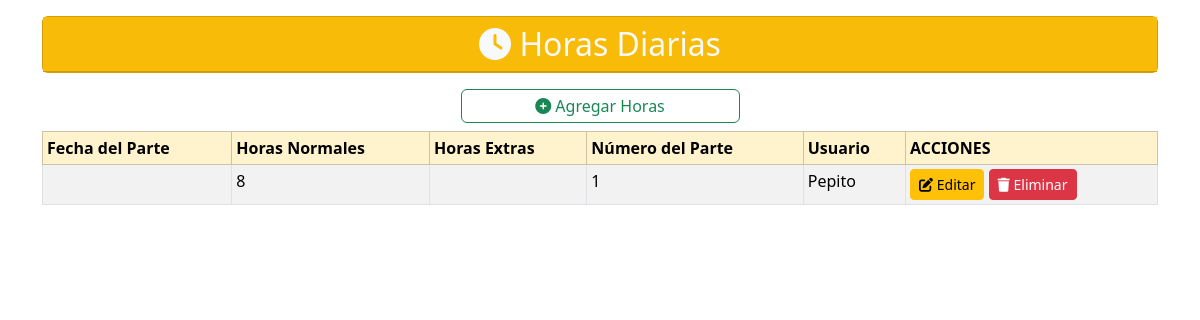
The app's page /assets/models/horas/horas.php, older data.
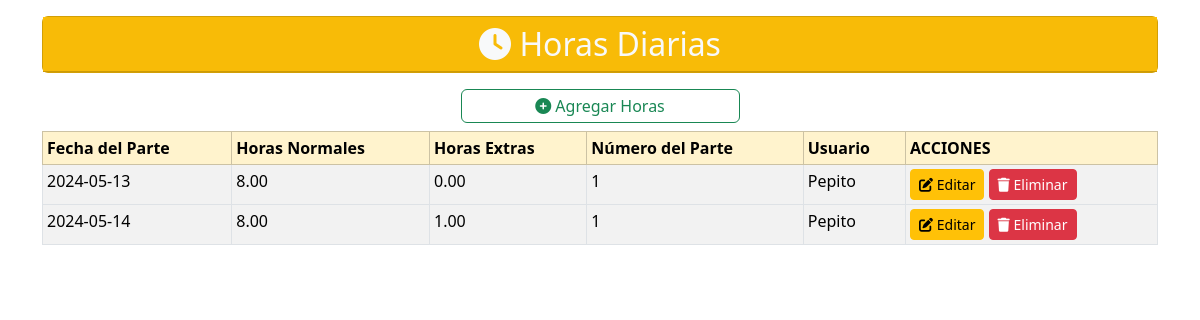
The same page, newer data.
### tables this page shows
CREATE TABLE `parteshoras` (
  `idParteHora` int(11) NOT NULL,
  `fecha` date DEFAULT NULL,
  `horasNormales` decimal(5,2) DEFAULT NULL,
  `horasExtras` decimal(5,2) DEFAULT NULL,
  `idParte` int(11) NOT NULL,
  `idUsuario` int(11) NOT NULL
);

CREATE TABLE `partes` (
  `idParte` int(11) NOT NULL,
  `fechaInicio` date DEFAULT NULL,
  `fechaFin` date DEFAULT NULL,
  `totalHorasNormales` decimal(5,2) DEFAULT NULL,
  `totalHorasExtras` decimal(5,2) DEFAULT NULL,
  `horasViaje` decimal(5,2) DEFAULT NULL,
  `comentarios` text DEFAULT NULL,
  `idUsuario` int(11) DEFAULT NULL,
  `idProyecto` int(11) DEFAULT NULL
);

CREATE TABLE `usuarios` (
  `idUsuario` int(11) NOT NULL,
  `usuario` varchar(50) NOT NULL,
  `password` varchar(100) NOT NULL,
  `nombre` varchar(50) DEFAULT NULL,
  `apellidos` varchar(100) DEFAULT NULL,
  `direccion` varchar(100) DEFAULT NULL,
  `telefono` varchar(9) DEFAULT NULL,
  `email` varchar(50) DEFAULT NULL,
  `idRol` int(5) NOT NULL
);

### assets/models/horas/horas.php (the view, shortened to what this page needs)
<?php
require '../../config/conexion.php';
$consultaHora = $conexionbd->prepare("SELECT partesHoras.idParteHora, partesHoras.fecha, partesHoras.horasNormales, partesHoras.horasExtras, partes.idParte, usuarios.nombre AS nombreUsuario
    FROM partesHoras
    INNER JOIN partes ON partesHoras.idParte = partes.idParte
    INNER JOIN usuarios ON partesHoras.idUsuario = usuarios.idUsuario");
$consultaHora->execute();
?>
<!DOCTYPE html>
<html lang="es">
<head>
    <link rel="stylesheet" href="/proyectoWT/assets/css/bootstrap.min.css">
    <link rel="stylesheet" href="/proyectoWT/assets/css/all.min.css">
</head>
<body>
    <div class="container py-3">
        <div class="card text-bg-warning mb-3">
            <span class="placeholder-wave col-12 placeholder-lg bg-warning">
                <h2 class="card-header text-center text-light"><i class="fa-solid fa-clock"></i> Horas Diarias</h2>
            </span>
        </div>
        <div class="d-grid col-3 mx-auto">
            <a href="#" class="btn btn-outline-success p-1" data-bs-toggle="modal"
                data-bs-target="#nuevoHoraModal"><i class="fa-solid fa-circle-plus"></i> Agregar Horas</a>
        </div>
        <div class="table-responsive-sm">
            <table class="table table-striped table-sm table-over table-bordered mt-2">
                <thead class="table-warning">
                    <tr>
                        <th>Fecha del Parte</th>
                        <th>Horas Normales</th>
                        <th>Horas Extras</th>
                        <th>Número del Parte</th>
                        <th>Usuario</th>
                        <th>ACCIONES</th>
                    </tr>
                </thead>
                <tbody class="table-secundary">
                    <?php
                    while ($registro = $consultaHora->fetch(PDO::FETCH_ASSOC)) {
                        echo "<tr>
                            <td >{$registro['fecha']}</td>
                            <td >{$registro['horasNormales']}</td>
                            <td >{$registro['horasExtras']}</td>
                            <td >{$registro['idParte']}</td>
                            <td >{$registro['nombreUsuario']}</td>
                            <td>
                                <a href='#' class='btn btn-sm btn-warning' data-bs-toggle='modal'
                                data-bs-target='#editarHoraModal' data-bs-id='{$registro['idParteHora']}'> <i class='fa-solid fa-pen-to-square'></i> Editar</a>
                                <a href='#' class='btn btn-sm btn-danger' data-bs-toggle='modal'
                                data-bs-target='#eliminarHoraModal' data-bs-id='{$registro['idParteHora']}'> <i class='fa-solid fa-trash'></i> Eliminar</a>
                            </td>
                        <tr>";
                    }
                    ?>
                </tbody>
            </table>
        </div>
    </div>
</body>
</html>

Row changes from the older to the newer data that the page shows:
changed parteshoras (number 1 of 2 on the later page): fecha (not shown) → "2024-05-13"; horasNormales "8" → "8.00"; horasExtras (not shown) → "0.00"
added parteshoras: fecha "2024-05-14", horasNormales "8.00", horasExtras "1.00", idParte.idParte "1", idUsuario.nombre "Pepito"
